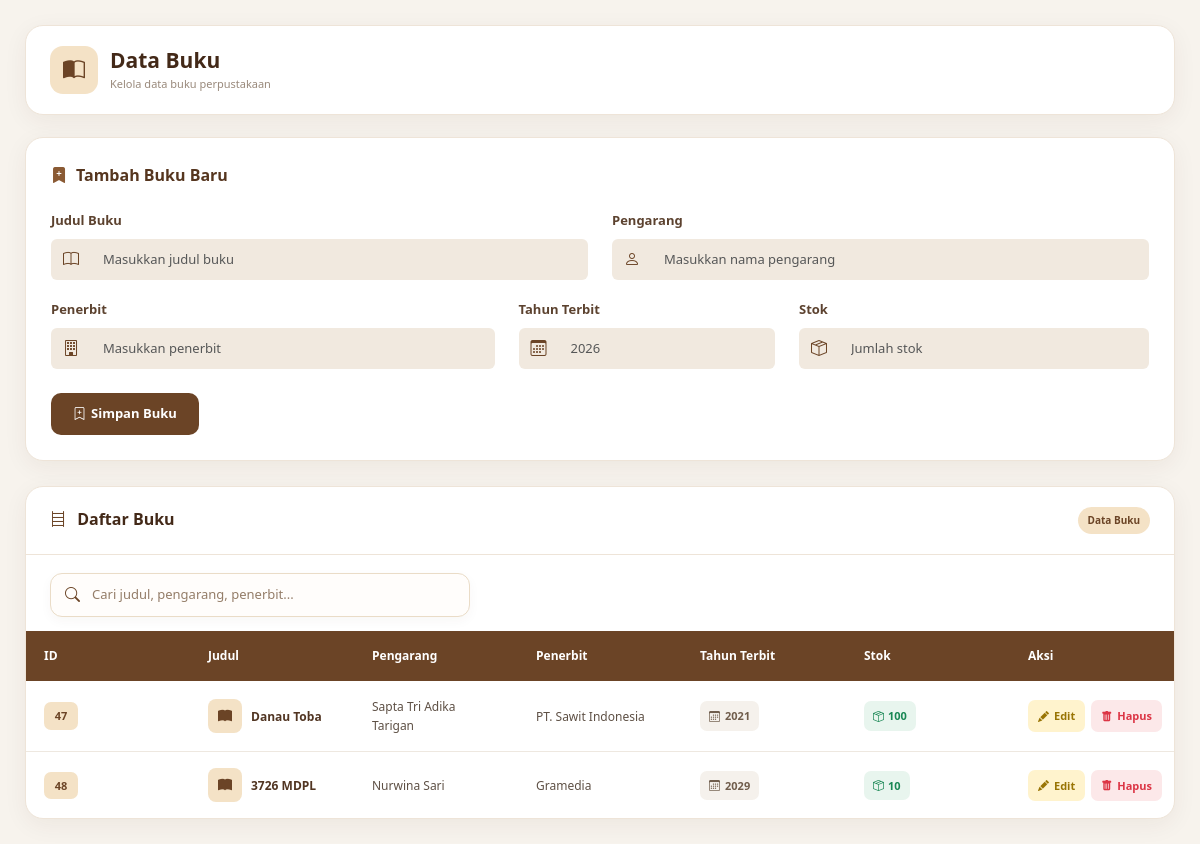
The app's page /buku.php with its own data.
### tables this page shows
CREATE TABLE `buku` (
  `id_buku` int(11) NOT NULL,
  `judul_buku` varchar(50) NOT NULL,
  `pengarang` varchar(50) NOT NULL,
  `penerbit` varchar(50) NOT NULL,
  `tahun_terbit` year(4) NOT NULL,
  `stok` int(11) NOT NULL
);

### buku.php (the view, shortened to what this page needs)
<?php
include "koneksi.php";
function e($value)
{
    return htmlspecialchars($value ?? '', ENT_QUOTES, 'UTF-8');
}
$edit = false;
$dataEdit = null;
?>
<!DOCTYPE html>
<html lang="id">
<head>
    <link
        href="https://cdn.jsdelivr.net/npm/bootstrap@5.3.3/dist/css/bootstrap.min.css"
        rel="stylesheet"
    >
    <link
        rel="stylesheet"
        href="https://cdn.jsdelivr.net/npm/bootstrap-icons@1.11.3/font/bootstrap-icons.min.css"
    >
</head>
<body>
<div class="page-container">
    <div class="page-header">
        <div class="header-title">
            <div class="header-icon">
                <i class="bi bi-book-half"></i>
            </div>
            <div>
                <h2>
                    Data Buku
                </h2>
                <p>
                    Kelola data buku perpustakaan
                </p>
            </div>
        </div>
    </div>
    <div class="form-card">
        <div class="form-title">
            <i class="bi
                <?= $edit
                    ? 'bi-pencil-square'
                    : 'bi-bookmark-plus-fill'
                ?>">
            </i>
            <?= $edit
                ? 'Edit Data Buku'
                : 'Tambah Buku Baru'
            ?>
        </div>
        <form method="post">
            <div class="row">
                <div class="col-md-6">
                    <label class="form-label">
                        Judul Buku
                    </label>
                    <div class="input-group">
                        <span class="input-group-text">
                            <i class="bi bi-book"></i>
                        </span>
                        <input
                            type="text"
                            name="judul_buku"
                            class="form-control"
                            placeholder="Masukkan judul buku"
                            required
                            value="<?= $edit && $dataEdit
                                ? e(
                                    $dataEdit['judul_buku']
                                )
                                : ''
                            ?>"
                        >
                    </div>
                </div>
                <div class="col-md-6">
                    <label class="form-label">
                        Pengarang
                    </label>
                    <div class="input-group">
                        <span class="input-group-text">
                            <i class="bi bi-person"></i>
                        </span>
                        <input
                            type="text"
                            name="pengarang"
                            class="form-control"
                            placeholder="Masukkan nama pengarang"
                            required
                            value="<?= $edit && $dataEdit
                                ? e(
                                    $dataEdit['pengarang']
                                )
                                : ''
                            ?>"
                        >
                    </div>
                </div>
                <div class="col-md-5">
                    <label class="form-label">
                        Penerbit
                    </label>
                    <div class="input-group">
                        <span class="input-group-text">
                            <i class="bi bi-building"></i>
                        </span>
                        <input
                            type="text"
                            name="penerbit"
                            class="form-control"
                            placeholder="Masukkan penerbit"
                            required
                            value="<?= $edit && $dataEdit
                                ? e(
                                    $dataEdit['penerbit']
                                )
                                : ''
                            ?>"
                        >
                    </div>
                </div>
                <div class="col-md-3">
                    <label class="form-label">
                        Tahun Terbit
                    </label>
                    <div class="input-group">
                        <span class="input-group-text">
                            <i class="bi bi-calendar3"></i>
                        </span>
                        <input
                            type="number"
                            name="tahun_terbit"
                            class="form-control"
                            placeholder="2026"
                            min="1000"
                            max="9999"
                            required
                            value="<?= $edit && $dataEdit
                                ? e(
                                    $dataEdit['tahun_terbit']
                                )
                                : ''
                            ?>"
                        >
                    </div>
                </div>
                <div class="col-md-4">
                    <label class="form-label">
                        Stok
                    </label>
                    <div class="input-group">
                        <span class="input-group-text">
                            <i class="bi bi-box-seam"></i>
                        </span>
                        <input
                            type="number"
                            name="stok"
                            class="form-control"
                            placeholder="Jumlah stok"
                            min="0"
                            required
                            value="<?= $edit && $dataEdit
                                ? e(
                                    $dataEdit['stok']
                                )
                                : ''
                            ?>"
                        >
                    </div>
                </div>
            </div>
            <div class="mt-2">
                <?php if ($edit) { ?>
                    <button
                        type="submit"
                        name="update"
                        class="btn-save btn-update"
                    >
                        <i
                            class="bi
                            bi-check-circle"
                        ></i>
                        Update Data
                    </button>
                    <a
                        href="buku.php"
                        class="btn-cancel"
                    >
                        <i
                            class="bi
                            bi-x-circle"
                        ></i>
                        Batal
                    </a>
                <?php } else { ?>
                    <button
                        type="submit"
                        name="simpan"
                        class="btn-save"
                    >
                        <i
                            class="bi
                            bi-bookmark-plus"
                        ></i>
                        Simpan Buku
                    </button>
                <?php } ?>
            </div>
        </form>
    </div>
    <div class="table-card">
        <div class="table-header">
            <h3 class="table-title">
                <i class="bi bi-bookshelf"></i>
                Daftar Buku
            </h3>
            <span class="badge-info">
                Data Buku
            </span>
        </div>
        <div class="table-tools">
            <div class="search-box">
                <i class="bi bi-search"></i>
                <input
                    type="text"
                    id="searchBuku"
                    placeholder="Cari judul, pengarang, penerbit..."
                    aria-label="Cari buku"
                >
            </div>
        </div>
        <div class="table-responsive">
            <table id="tableBuku">
                <thead>
                    <tr>
                        <th>
                            ID
                        </th>
                        <th>
                            Judul
                        </th>
                        <th>
                            Pengarang
                        </th>
                        <th>
                            Penerbit
                        </th>
                        <th>
                            Tahun Terbit
                        </th>
                        <th>
                            Stok
                        </th>
                        <th>
                            Aksi
                        </th>
                    </tr>
                </thead>
                <tbody>
                    <?php
                    $data = mysqli_query(
                        $conn,
                        "SELECT *
                         FROM buku
                         ORDER BY id_buku ASC"
                    );
                    if (
                        mysqli_num_rows($data)
                        > 0
                    ) {
                        while (
                            $d =
                            mysqli_fetch_assoc($data)
                        ) {
                            $id = e(
                                $d['id_buku']
                            );
                            $judul = e(
                                $d['judul_buku']
                            );
                            $pengarang = e(
                                $d['pengarang']
                            );
                            $penerbit = e(
                                $d['penerbit']
                            );
                            $tahun = e(
                                $d['tahun_terbit']
                            );
                            $stok = e(
                                $d['stok']
                            );
                    ?>
                        <tr>
                            <td>
                                <span
                                    class="id-badge"
                                >
                                    <?= $id ?>
                                </span>
                            </td>
                            <td>
                                <div
                                    class="book-title"
                                >
                                    <span
                                        class="book-icon"
                                    >
                                        <i
                                            class="bi
                                            bi-book-fill"
                                        ></i>
                                    </span>
                                    <span>
                                        <?= $judul ?>
                                    </span>
                                </div>
                            </td>
                            <td>
                                <?= $pengarang ?>
                            </td>
                            <td>
                                <?= $penerbit ?>
                            </td>
                            <td>
                                <span
                                    class="year-badge"
                                >
                                    <i
                                        class="bi
                                        bi-calendar3"
                                    ></i>
                                    <?= $tahun ?>
                                </span>
                            </td>
                            <td>
                                <?php if ((int)$stok <= 0) { ?>
                                    <span
                                        class="
                                        stock-badge
                                        stock-empty"
                                    >
                                        <i
                                            class="bi
                                            bi-x-circle me-1"
                                        ></i>
                                        Habis
                                    </span>
                                <?php } else { ?>
                                    <span
                                        class="stock-badge"
                                    >
                                        <i
                                            class="bi
                                            bi-box-seam me-1"
                                        ></i>
                                        <?= $stok ?>
                                    </span>
                                <?php } ?>
                            </td>
                            <td>
                                <div
                                    class="action-buttons"
                                >
                                    <a
                                        href="buku.php?edit=<?= $id ?>"
                                        class="
                                        btn-action
                                        btn-edit"
                                    >
                                        <i
                                            class="bi
                                            bi-pencil-fill"
                                        ></i>
                                        Edit
                                    </a>
                                    <a
                                        href="buku.php?hapus=<?= $id ?>"
                                        class="
                                        btn-action
                                        btn-delete"
                                        onclick="
                                            event.preventDefault();
                                            return confirmDelete(
                                                '<?= e(
                                                    $judul
                                                ) ?>',
                                                this.href
                                            );
                                        "
                                    >
                                        <i
                                            class="bi
                                            bi-trash-fill"
                                        ></i>
                                        Hapus
                                    </a>
                                </div>
                            </td>
                        </tr>
                    <?php
                        }
                    } ?>
                </tbody>
            </table>
        </div>
    </div>
</div>
</body>
</html>

### records on screen
buku: id_buku "47", judul_buku "Danau Toba", pengarang "Sapta Tri Adika Tarigan", penerbit "PT. Sawit Indonesia", tahun_terbit "2021", stok "100"
buku: id_buku "48", judul_buku "3726 MDPL", pengarang "Nurwina Sari", penerbit "Gramedia", tahun_terbit "2029", stok "10"
